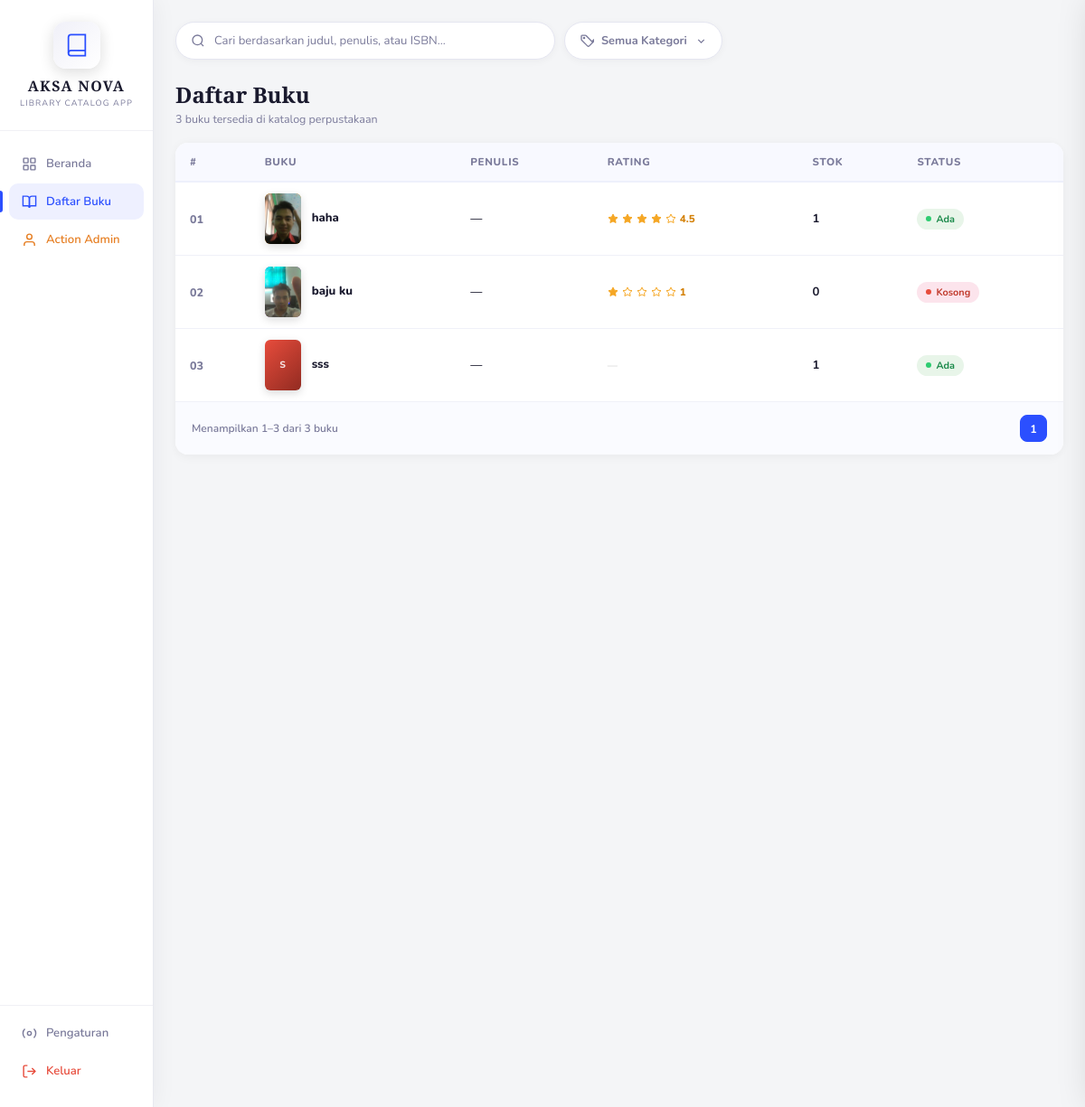
/daftar_buku.php (signed in), run on the app's committed database.
### tables this page shows
CREATE TABLE `buku` (
  `id` int NOT NULL,
  `judul` varchar(255) NOT NULL,
  `penulis` varchar(255) NOT NULL DEFAULT '',
  `isbn` varchar(50) NOT NULL DEFAULT '',
  `genre` varchar(100) NOT NULL DEFAULT '',
  `sinopsis` text,
  `stok` int NOT NULL DEFAULT '0',
  `gambar` varchar(500) NOT NULL DEFAULT '',
  `created_at` timestamp NULL DEFAULT CURRENT_TIMESTAMP,
  `updated_at` timestamp NULL DEFAULT CURRENT_TIMESTAMP ON UPDATE CURRENT_TIMESTAMP
);

### daftar_buku.php (the view, shortened to what this page needs)
<?php
require_once "db.php";
$is_guest   = !isset($_SESSION["user_id"]);
$role       = $is_guest ? "guest" : ($_SESSION["role"] ?? "member");
$is_admin   = (!$is_guest && $role === "admin");
$per_page   = 10;
$page       = max(1, (int)($_GET["page"] ?? 1));
$offset     = ($page - 1) * $per_page;
$search   = trim($_GET["q"] ?? "");
$kategori = trim($_GET["kategori"] ?? "");
$conditions = [];
$where = $conditions ? "WHERE " . implode(" AND ", $conditions) : "";
$total_res  = mysqli_query($conn, "SELECT COUNT(*) AS total FROM buku $where");
$total_row  = mysqli_fetch_assoc($total_res);
$total_buku = (int)$total_row["total"];
$total_pages = max(1, ceil($total_buku / $per_page));
$page = min($page, $total_pages);
$buku_list = [];
$res = mysqli_query($conn,
    "SELECT * FROM buku $where ORDER BY id ASC LIMIT $per_page OFFSET $offset"
);
while ($row = mysqli_fetch_assoc($res)) $buku_list[] = $row;
if (!empty($buku_list)) {
    $ids_str = implode(",", array_column($buku_list, "id"));
    $rating_counts = [];
    $r = mysqli_query($conn, "SELECT buku_id, ROUND(AVG(rating),1) AS avg_r, COUNT(*) AS total FROM buku_ratings WHERE buku_id IN ($ids_str) GROUP BY buku_id");
    while ($row = mysqli_fetch_assoc($r)) $rating_counts[$row["buku_id"]] = ["avg" => (float)$row["avg_r"], "total" => (int)$row["total"]];
}
$cover_cls = ["c1","c2","c3","c4","c5","c6","c7","c8"];
function getStatus(int $stok): array {
    if ($stok <= 0) return ["habis",   "Kosong"];
    return ["tersedia","Ada"];
}
?>
<!DOCTYPE html>
<html lang="id">
<head>
</head>
<body>
<aside class="sidebar" id="sidebar">
  <div class="logo-wrap">
    <div class="logo-icon">
      <svg viewBox="0 0 24 24" fill="none" stroke="currentColor" stroke-width="1.5">
        <path d="M4 19.5A2.5 2.5 0 0 1 6.5 17H20"/>
        <path d="M6.5 2H20v20H6.5A2.5 2.5 0 0 1 4 19.5v-15A2.5 2.5 0 0 1 6.5 2z"/>
      </svg>
    </div>
    <div class="logo-name">AKSA NOVA</div>
    <div class="logo-sub">Library Catalog App</div>
  </div>
  <nav class="nav">
    <a href="beranda.php" class="nav-item">
      <svg viewBox="0 0 24 24" fill="none" stroke="currentColor" stroke-width="2"><rect x="3" y="3" width="7" height="7" rx="1"/><rect x="14" y="3" width="7" height="7" rx="1"/><rect x="3" y="14" width="7" height="7" rx="1"/><rect x="14" y="14" width="7" height="7" rx="1"/></svg>
      Beranda
    </a>
    <a href="daftar_buku.php" class="nav-item active">
      <svg viewBox="0 0 24 24" fill="none" stroke="currentColor" stroke-width="2"><path d="M2 3h6a4 4 0 0 1 4 4v14a3 3 0 0 0-3-3H2z"/><path d="M22 3h-6a4 4 0 0 0-4 4v14a3 3 0 0 1 3-3h7z"/></svg>
      Daftar Buku
    </a>
    <?php if ($is_admin): ?>
    <a href="halaman_admin.php" class="nav-item admin-only">
      <svg viewBox="0 0 24 24" fill="none" stroke="currentColor" stroke-width="2"><path d="M20 21v-2a4 4 0 0 0-4-4H8a4 4 0 0 0-4 4v2"/><circle cx="12" cy="7" r="4"/></svg>
      Action Admin
    </a>
    <?php endif; ?>
  </nav>
  <div class="nav-bottom">
    <a href="#" class="nav-item"  onclick="bukaSettings(); return false;" title="Pengaturan Tampilan">
      <svg viewBox="0 0 24 24" fill="none" stroke="currentColor" stroke-width="2"><circle cx="12" cy="12" r="3"/><path d="M19.07 4.93a10 10 0 0 1 0 14.14M4.93 4.93a10 10 0 0 0 0 14.14"/></svg>
      Pengaturan
    </a>
    <?php if ($is_guest): ?>
    <a href="sign_in.php" class="nav-item" style="color:var(--accent);">
      <svg viewBox="0 0 24 24" fill="none" stroke="currentColor" stroke-width="2"><path d="M15 3h4a2 2 0 0 1 2 2v14a2 2 0 0 1-2 2h-4"/><polyline points="10 17 15 12 10 7"/><line x1="15" y1="12" x2="3" y2="12"/></svg>
      Masuk
    </a>
    <a href="sign_up.php" class="nav-item">
      <svg viewBox="0 0 24 24" fill="none" stroke="currentColor" stroke-width="2"><path d="M16 21v-2a4 4 0 0 0-4-4H5a4 4 0 0 0-4 4v2"/><circle cx="8.5" cy="7" r="4"/><line x1="20" y1="8" x2="20" y2="14"/><line x1="17" y1="11" x2="23" y2="11"/></svg>
      Daftar
    </a>
    <?php else: ?>
    <a href="logout.php" class="nav-item" style="color:#e74c3c;">
      <svg viewBox="0 0 24 24" fill="none" stroke="currentColor" stroke-width="2"><path d="M9 21H5a2 2 0 0 1-2-2V5a2 2 0 0 1 2-2h4"/><polyline points="16 17 21 12 16 7"/><line x1="21" y1="12" x2="9" y2="12"/></svg>
      Keluar
    </a>
    <?php endif; ?>
  </div>
</aside>
<main class="main">
  <form method="GET" action="daftar_buku.php" id="searchForm">
    <div class="topbar">
      <div class="search-wrap">
        <svg viewBox="0 0 24 24" fill="none" stroke="currentColor" stroke-width="2"><circle cx="11" cy="11" r="8"/><path d="m21 21-4.35-4.35"/></svg>
        <input type="text" name="q" id="searchInput" placeholder="Cari berdasarkan judul, penulis, atau ISBN…" value="<?= htmlspecialchars($search) ?>" autocomplete="off"/>
      </div>
      <div class="kategori-dropdown" id="kategoriDropdown">
        <button type="button" class="kategori-trigger <?= $kategori !== "" ? "has-value" : "" ?>" id="kategoriTrigger" aria-haspopup="listbox" aria-expanded="false">
          <svg viewBox="0 0 24 24" fill="none" stroke="currentColor" stroke-width="2"><path d="M20.59 13.41 11 3.83A2 2 0 0 0 9.58 3.24H4a1 1 0 0 0-1 1v5.58a2 2 0 0 0 .59 1.42l9.58 9.58a2 2 0 0 0 2.83 0l7.59-7.59a2 2 0 0 0 0-2.82Z"/><circle cx="7.5" cy="7.5" r="1"/></svg>
          <span id="kategoriTriggerLabel"><?= $kategori !== "" ? htmlspecialchars($kategori) : "Semua Kategori" ?></span>
          <svg class="kategori-chevron" viewBox="0 0 24 24" fill="none" stroke="currentColor" stroke-width="2.5"><polyline points="6 9 12 15 18 9"/></svg>
        </button>
      </div>
    </div>
  </form>
  <div id="searchResultArea">
  <div class="page-header">
    <div class="page-title">Daftar Buku</div>
    <div class="page-subtitle">
      <?php if ($search && $kategori): ?>
        <?= $total_buku ?> buku cocok dengan "<strong><?= htmlspecialchars($search) ?></strong>" dalam kategori <strong><?= htmlspecialchars($kategori) ?></strong>
      <?php elseif ($search): ?>
        <?= $total_buku ?> buku cocok dengan "<strong><?= htmlspecialchars($search) ?></strong>"
      <?php elseif ($kategori): ?>
        <?= $total_buku ?> buku dalam kategori <strong><?= htmlspecialchars($kategori) ?></strong>
      <?php else: ?>
        <?= $total_buku ?> buku tersedia di katalog perpustakaan
      <?php endif; ?>
    </div>
  </div>
  <div class="table-card">
    <table>
      <thead>
        <tr>
          <th>#</th>
          <th>Buku</th>
          <th class="col-hide">Penulis</th>
          <th>Rating</th>
          <th>Stok</th>
          <th>Status</th>
        </tr>
      </thead>
      <tbody>
        <?php if (empty($buku_list)): ?>
        <tr class="empty-row">
          <td colspan="6">
            <?php if ($search): ?>
              Tidak ada buku yang cocok dengan "<?= htmlspecialchars($search) ?>"<?= $kategori ? " dalam kategori \"" . htmlspecialchars($kategori) . "\"" : "" ?>.
            <?php elseif ($kategori): ?>
              Belum ada buku dalam kategori "<?= htmlspecialchars($kategori) ?>".
            <?php else: ?>
              Belum ada buku di katalog.
            <?php endif; ?>
          </td>
        </tr>
        <?php else: ?>
        <?php foreach ($buku_list as $i => $buku):
          $num   = $offset + $i + 1;
          $col   = $cover_cls[$i % count($cover_cls)];
          [$status_cls, $status_label] = getStatus((int)$buku["stok"]);
          $words   = preg_split('/\s+/', trim($buku["judul"]));
          $initial = mb_strtoupper(mb_substr($words[0], 0, 1)) . (isset($words[1]) ? mb_strtoupper(mb_substr($words[1], 0, 1)) : "");
        ?>
        <tr onclick="bukaDetailBuku(<?= $buku['id'] ?>)" style="cursor:pointer;">
          <td style="font-weight:800;color:var(--muted);font-size:.78rem;"><?= str_pad($num, 2, "0", STR_PAD_LEFT) ?></td>
          <td>
            <div class="book-identity">
              <div class="book-cover-sm <?= $col ?>">
                <?php if ($buku["gambar"] && file_exists($buku["gambar"])): ?>
                  <img src="<?= htmlspecialchars($buku["gambar"]) ?>" alt="<?= htmlspecialchars($buku["judul"]) ?>">
                <?php else: ?>
                  <div class="book-cover-initial"><?= htmlspecialchars($initial) ?></div>
                <?php endif; ?>
              </div>
              <div>
                <div class="td-title"><?= htmlspecialchars($buku["judul"]) ?></div>
              </div>
            </div>
          </td>
          <td class="col-hide"><span class="td-author"><?= htmlspecialchars($buku["penulis"] ?: "—") ?></span></td>
          <td onclick="event.stopPropagation()">
            <?php
              $rat = $rating_counts[$buku["id"]] ?? null;
              if ($rat && $rat["total"] > 0):
                $full = floor($rat["avg"]);
            ?>
            <div class="td-rating">
              <?php for ($s=1;$s<=5;$s++): ?>
                <svg viewBox="0 0 24 24" fill="<?= $s<=$full?'#f5a623':'none' ?>" stroke="#f5a623" stroke-width="2" stroke-linejoin="round">
                  <polygon points="12 2 15.09 8.26 22 9.27 17 14.14 18.18 21.02 12 17.77 5.82 21.02 7 14.14 2 9.27 8.91 8.26 12 2"/>
                </svg>
              <?php endfor; ?>
              <span class="td-rating-num"><?= $rat["avg"] ?></span>
            </div>
            <?php else: ?>
            <span class="td-rating-empty">—</span>
            <?php endif; ?>
          </td>
          <td><span class="td-stock"><?= (int)$buku["stok"] ?></span></td>
          <td><span class="status-badge status-<?= $status_cls ?>"><span class="dot"></span><?= $status_label ?></span></td>
        </tr>
        <?php endforeach; ?>
        <?php endif; ?>
      </tbody>
    </table>
    <?php
    $from = $total_buku === 0 ? 0 : $offset + 1;
    $to   = min($offset + $per_page, $total_buku);
    $qs   = "";
    ?>
    <div class="pagination-wrap">
      <div class="pagination-info">Menampilkan <?= $from ?>–<?= $to ?> dari <?= $total_buku ?> buku</div>
      <div class="pagination-btns">
        <?php
        $start = max(1, $page - 2);
        $end   = min($total_pages, $page + 2);
        for ($p = $start; $p <= $end; $p++):
        ?>
          <a href="?page=<?= $p . $qs ?>" class="page-btn <?= $p === $page ? 'active' : '' ?>"><?= $p ?></a>
        <?php endfor; ?>
      </div>
    </div>
  </div>
  <?php
  $search_result_html = ob_get_clean();
  echo $search_result_html;
  ?>
  </div>
</main>
</body>
</html>

### settings_include.php (style rules this page uses)
:root { --font-family: 'Nunito', sans-serif; --font-size-base: 14px; --font-weight-base: 400; --radius: 14px; --spacing: 1rem; --trans-speed: .2s; --accent-rgb: 43,79,255; --border-color: #e8e9f0; --card-border: #eef0fc; --book-card: #f8f9ff; }
body { font-family: var(--font-family) !important; font-size: var(--font-size-base) !important; font-weight: var(--font-weight-base) !important; }
.sidebar { border-right: 1px solid var(--border-color) !important; }
body, .sidebar, .section-card, .stats-card, .admin-card, .book-card, .nav-item { transition: background var(--trans-speed) ease, color var(--trans-speed) ease !important; }

### data on the page
buku: num "01", gambar (picture), judul "haha", penulis "—", id "4.5", stok "1", status_label "Ada"
buku: num "02", gambar (picture), judul "baju ku", penulis "—", id "1", stok "0", status_label "Kosong"
buku: num "03", judul "S", judul "sss", penulis "—", stok "1", status_label "Ada"

### other printed values
$total_buku "3"
$from "1"
$to "3"
